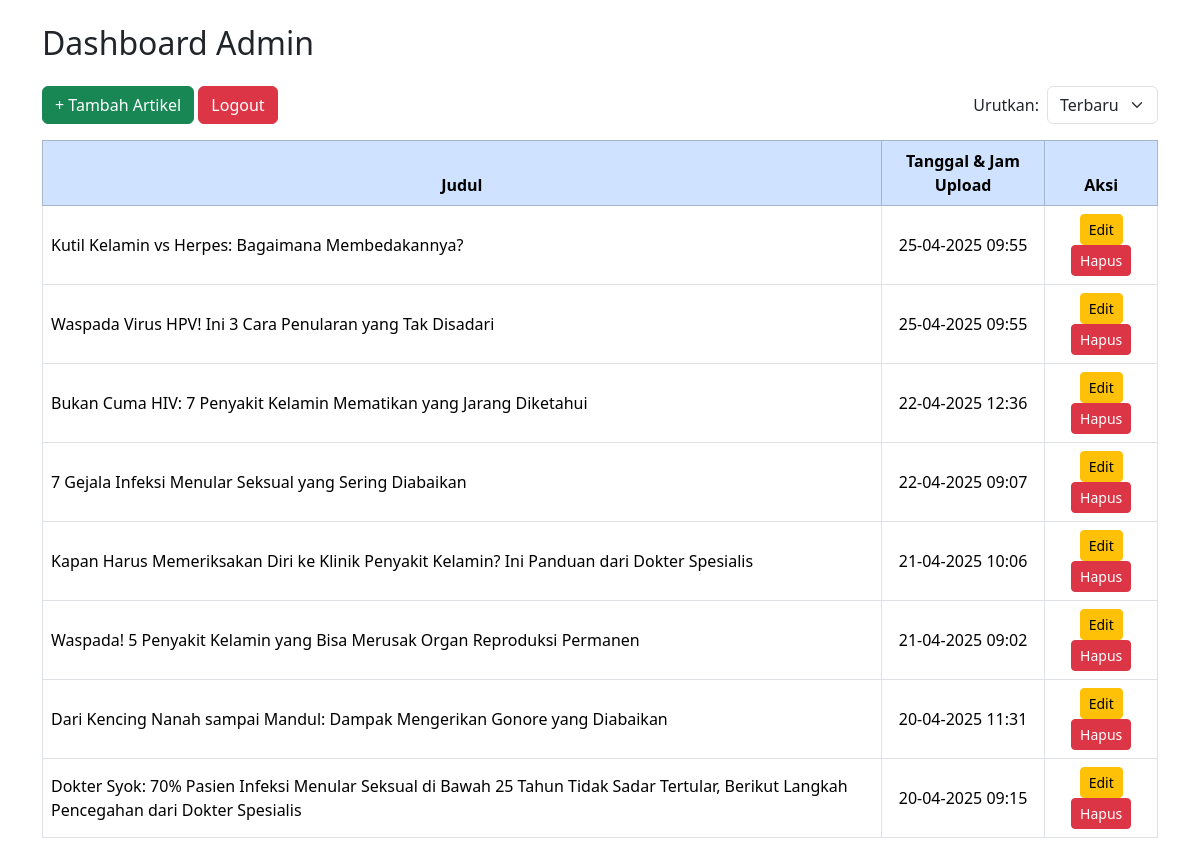
Screenshot of /admin/dashboard.php (signed in) with the database file from the repository.
### tables this page shows
CREATE TABLE `artikel` (
  `id` int(11) NOT NULL,
  `judul` varchar(255) NOT NULL,
  `isi` text NOT NULL,
  `gambar` varchar(255) DEFAULT NULL,
  `tanggal` datetime NOT NULL
);

### admin/dashboard.php (the view, shortened to what this page needs)
<?php
include '../koneksi/koneksi.php';
$sort = isset($_GET['sort']) ? $_GET['sort'] : 'desc';
$order = ($sort == 'asc') ? 'ASC' : 'DESC';
?>
<!DOCTYPE html>
<html lang="id">
<head>
    <link href="https://cdn.jsdelivr.net/npm/bootstrap@5.3.2/dist/css/bootstrap.min.css" rel="stylesheet">
</head>
<body>
<div class="container py-4">
    <h2 class="mb-4">Dashboard Admin</h2>
    <div class="mb-3 d-flex justify-content-between align-items-center">
        <div>
            <a href="tambah_artikel.php" class="btn btn-success">+ Tambah Artikel</a>
            <a href="logout.php" class="btn btn-danger">Logout</a>
        </div>
        <form method="get" class="d-flex align-items-center">
            <label for="sort" class="me-2 mb-0">Urutkan:</label>
            <select name="sort" id="sort" class="form-select" onchange="this.form.submit()" style="width: auto;">
                <option value="desc" <?= ($sort == 'desc') ? 'selected' : ''; ?>>Terbaru</option>
            </select>
        </form>
    </div>
    <table class="table table-bordered table-hover">
        <thead class="table-primary text-center">
            <tr>
                <th>Judul</th>
                <th>Tanggal & Jam Upload</th>
                <th>Aksi</th>
            </tr>
        </thead>
        <tbody>
        <?php
        $query = mysqli_query($conn, "SELECT * FROM artikel ORDER BY tanggal $order");
        while ($data = mysqli_fetch_assoc($query)) {
            $tanggalUpload = date('d-m-Y H:i', strtotime($data['tanggal']));
            echo "<tr class='align-middle'>
                    <td>{$data['judul']}</td>
                    <td class='text-center'>{$tanggalUpload}</td>
                    <td class='text-center'>
                        <a href='edit_artikel.php?id={$data['id']}' class='btn btn-sm btn-warning'>Edit</a>
                        <a href='hapus_artikel.php?id={$data['id']}' class='btn btn-sm btn-danger' onclick='return confirm(\"Yakin mau hapus artikel ini?\")'>Hapus</a>
                    </td>
                </tr>";
        }
        ?>
        </tbody>
    </table>
</div>
</body>
</html>

### rows the page displays
artikel: judul "Kutil Kelamin vs Herpes: Bagaimana Membedakannya?", tanggal "25-04-2025 09:55"
artikel: judul "Waspada Virus HPV! Ini 3 Cara Penularan yang Tak Disadari", tanggal "25-04-2025 09:55"
artikel: judul "Bukan Cuma HIV: 7 Penyakit Kelamin Mematikan yang Jarang Diketahui", tanggal "22-04-2025 12:36"
artikel: judul "7 Gejala Infeksi Menular Seksual yang Sering Diabaikan", tanggal "22-04-2025 09:07"
artikel: judul "Kapan Harus Memeriksakan Diri ke Klinik Penyakit Kelamin? Ini Panduan dari Dokter Spesialis", tanggal "21-04-2025 10:06"
artikel: judul "Waspada! 5 Penyakit Kelamin yang Bisa Merusak Organ Reproduksi Permanen", tanggal "21-04-2025 09:02"
artikel: judul "Dari Kencing Nanah sampai Mandul: Dampak Mengerikan Gonore yang Diabaikan", tanggal "20-04-2025 11:31"
artikel: judul "Dokter Syok: 70% Pasien Infeksi Menular Seksual di Bawah 25 Tahun Tidak Sadar Tertular, Berikut Langkah Pencegahan dari Dokter Spesialis", tanggal "20-04-2025 09:15"
